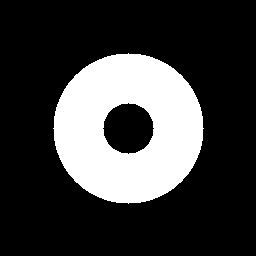
#> input picture 2-Image Processing techniques/img/circle.png, 256 x 256 px
$ jupyter execute 9-Contours.ipynb
#> lines starting #> are read from the running program, lines starting #| are printed output that depends on the picture; after the words box and inside, x2 and y2 are one past the last pixel; in counts of white or black regions, pixels touching at a corner belong together
## Contours

[cell 1]
import cv2
import matplotlib.pyplot as plt

img = cv2.imread("img/circle.png")
#> img is the input picture: shape (256, 256, 3); 24% white; 1 white region, box (x1, y1, x2, y2) and area: (53, 53, 204, 204) 15704

img_gray = cv2.cvtColor(img, cv2.COLOR_BGR2GRAY)
#> img_gray: shape (256, 256); 24% white; 1 white region

plt.figure()

# ret, thresh = cv2.threshold(img_gray, 127, 255, 0)
# contours, hierarchy = cv2.findContours(thresh, cv2.RETR_TREE, cv2.CHAIN_APPROX_SIMPLE)

contours, hierarchy = cv2.findContours(img_gray, cv2.RETR_TREE, cv2.CHAIN_APPROX_SIMPLE)
#> contours = 2 contours; box (x1, y1, x2, y2) and area: (53, 53, 204, 204) 17452, (102, 102, 155, 155) 2032
contours, hierarchy = cv2.findContours(img_gray, cv2.RETR_TREE, cv2.CHAIN_APPROX_NONE)

print(len(contours))
#| 2
print(len(contours[0]))
#| 424
print(len(contours[1]))
#| 144

cv2.drawContours(img, contours, -1, (0,255,0), 3)
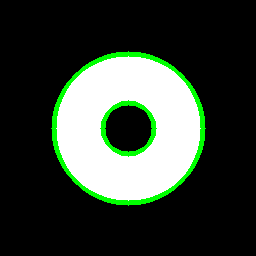
#> img: shape (256, 256, 3); 4.33% of pixels changed, all inside (x1, y1, x2, y2) = (51, 51, 206, 206)

plt.imshow(img, cmap='gray')

[cell 2]
import cv2
import numpy as np

image = cv2.imread('img/nature.jpg')
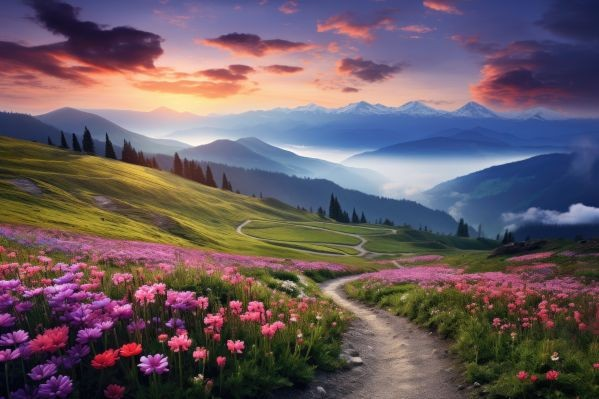
#> input picture 2-Image Processing techniques/img/nature.jpg, 599 x 399 px
#> image is the input picture: shape (399, 599, 3); mean B, G, R 97.7, 90.2, 104.9

gray = cv2.cvtColor(image, cv2.COLOR_BGR2GRAY)
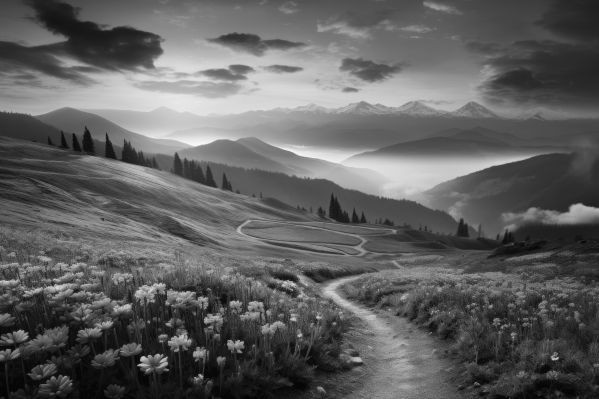
#> gray: shape (399, 599); min 1, max 253, mean 95.4

blurred = cv2.GaussianBlur(gray, (5, 5), 0)

edges = cv2.Canny(blurred, 50, 150)
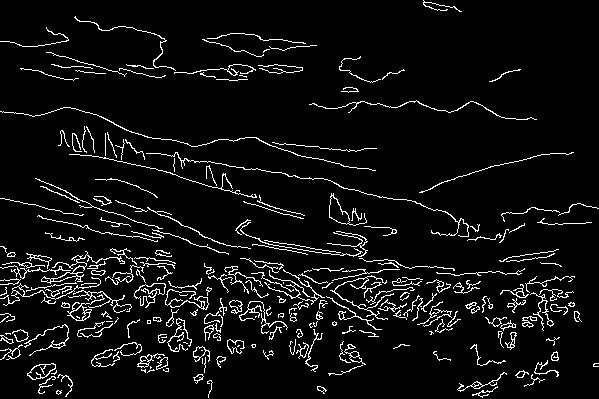
#> edges: shape (399, 599); 6.2% white in thin lines or dots

contours, _ = cv2.findContours(edges, cv2.RETR_EXTERNAL, cv2.CHAIN_APPROX_SIMPLE)
#> contours = 247 contours, 187 with area under 20; largest, box (x1, y1, x2, y2) and area: (134, 283, 166, 308) 376, (329, 193, 367, 226) 324, (27, 363, 56, 380) 278, (67, 294, 105, 321) 210, (41, 251, 125, 284) 186

cv2.drawContours(image, contours, -1, (0, 255, 0), 2)
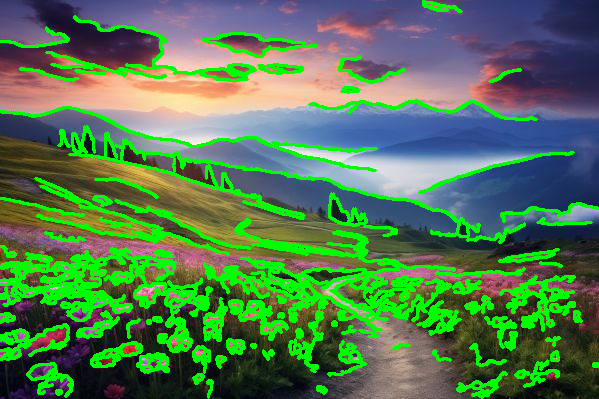
#> image: shape (399, 599, 3); 19.01% of pixels changed, all inside (x1, y1, x2, y2) = (0, 0, 599, 399)

cv2.imshow('Contornos', image)
cv2.waitKey(0)
cv2.destroyAllWindows()

[cell 3]
import cv2
import matplotlib.pyplot as plt
import numpy as np

# Lee la imagen
img = cv2.imread("img/apples.jpg")
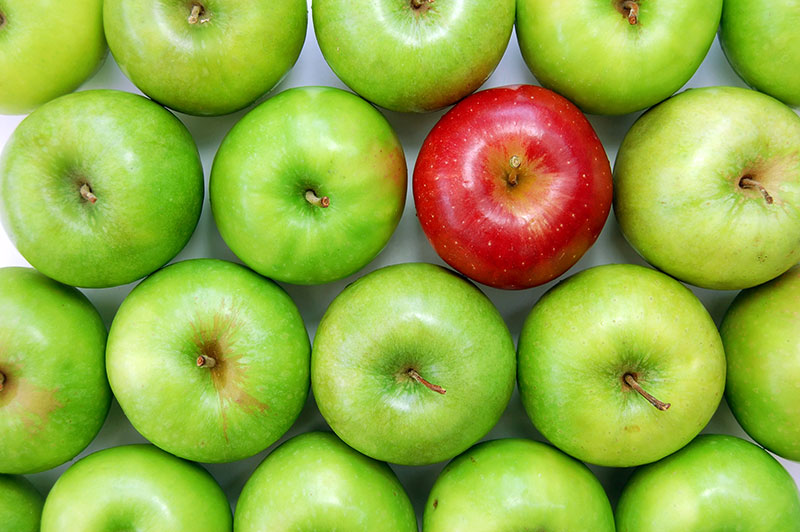
#> input picture 2-Image Processing techniques/img/apples.jpg, 800 x 532 px
#> img is the input picture: shape (532, 800, 3); mean B, G, R 67.3, 173.6, 148.8
img = cv2.cvtColor(img, cv2.COLOR_BGR2RGB)

# Convierte la imagen a HSV
hsv_img = cv2.cvtColor(img, cv2.COLOR_RGB2HSV)
#> hsv_img: shape (532, 800, 3); mean H, S, V 43.7, 168.2, 184

# Define los rangos de color para detectar el color rojo
lower_red1 = np.array([0, 70, 50])
upper_red1 = np.array([10, 255, 255])

lower_red2 = np.array([160, 50, 50])
upper_red2 = np.array([180, 255, 255])

# Crea máscaras para los rangos de color rojo
mask1 = cv2.inRange(hsv_img, lower_red1, upper_red1)
#> mask1: shape (532, 800); 4.1% white; 123 white regions (117 under 20 px), largest, box (x1, y1, x2, y2) and area: (412, 84, 613, 290) 16463, (446, 158, 466, 208) 326, (440, 92, 468, 107) 57, (467, 196, 483, 203) 38, (456, 211, 464, 219) 34, (488, 240, 492, 247) 22
mask2 = cv2.inRange(hsv_img, lower_red2, upper_red2)
#> mask2: shape (532, 800); 2.7% white; 63 white regions (59 under 20 px), largest, box (x1, y1, x2, y2) and area: (436, 93, 592, 267) 11400, (507, 84, 520, 88) 28, (546, 160, 552, 170) 25, (454, 115, 459, 122) 20

# Combina las dos máscaras
mask = cv2.bitwise_or(mask1, mask2)
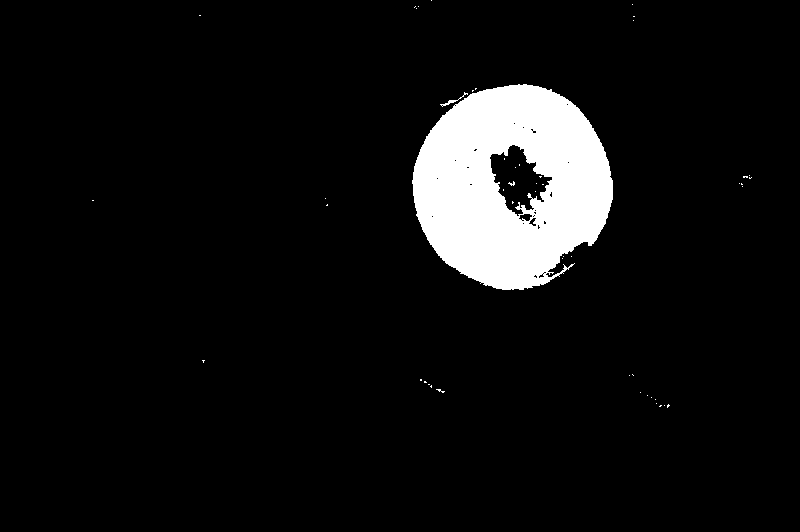
#> mask: shape (532, 800); 6.8% white; 50 white regions (48 under 20 px)

plt.imshow(mask, cmap="gray")
plt.figure()

# Encuentra los contornos en la máscara
contours, _ = cv2.findContours(mask, cv2.RETR_EXTERNAL, cv2.CHAIN_APPROX_SIMPLE)
#> contours = 40 contours, 38 with area under 20; largest, box (x1, y1, x2, y2) and area: (412, 84, 613, 290) 30931, (440, 92, 468, 107) 28

# Inicializa variables para el contorno más grande
max_area = 0
largest_contour = None

# Itera sobre los contornos para encontrar el más grande
for contour in contours:
    area = cv2.contourArea(contour)
    if area > max_area:
        max_area = area
        largest_contour = contour
#> this loop made 40 passes
#> (area, max_area) on passes 29, 32: (28.5, 28.5), (30931, 30931)
#> after the loop, largest_contour = contour of 414 points, box (x1, y1, x2, y2) (412, 84, 613, 290), area 30931; max_area = 30931

# Dibuja el rectángulo alrededor del contorno más grande
if largest_contour is not None:
    x, y, w, h = cv2.boundingRect(largest_contour)
#> x = 412; y = 84; w = 201; h = 206
    cv2.rectangle(img, (x, y), (x + w, y + h), (255, 0, 0), 2)  # Dibuja en azul
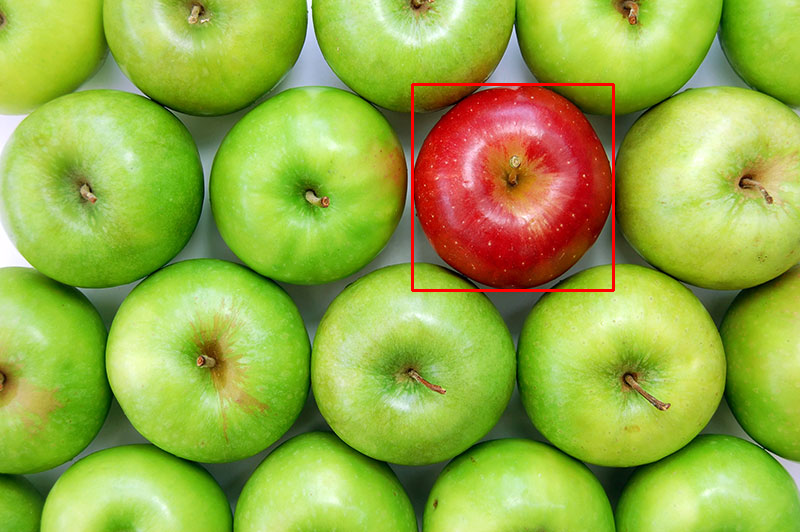
#> img: shape (532, 800, 3); mean R, G, B 149.6, 172.9, 67

# Muestra la imagen con el contorno más grande resaltado
plt.imshow(img)
plt.axis('off')  # Oculta los ejes
plt.show()

[cell 4]
import cv2
import numpy as np

cap = cv2.VideoCapture("img/Conveyor Belt Top Lights.mp4")

fps = cap.get(cv2.CAP_PROP_FPS)

w_f = int(cap.get(cv2.CAP_PROP_FRAME_WIDTH))
h_f = int(cap.get(cv2.CAP_PROP_FRAME_HEIGHT))

x_f= w_f // 2
y_f = h_f // 2

x = 0
w = w_f
y = h_f // 2
h = h_f // 4

color_ranges = {
    'red': ([0, 120, 70], [10, 255, 255]),     # Red
    'green': ([36, 25, 25], [70, 255, 255]),   # Green
    'blue': ([94, 80, 2], [126, 255, 255])     # Blue
}

color_info = {
    'red': ((50,50), (0,0,0)),     # Red
    'green': ((50,100), (0,0,0)),   # Green
    'blue': ((50,150), (0,0,0))     # Blue
}


def filter_contours_by_area(contours, min_area, max_area):
    filtered_contours = []
    for contour in contours:
        area = cv2.contourArea(contour)
        # print(area)
        if min_area < area < max_area:
            filtered_contours.append(contour)
    return filtered_contours


try:
    while True:
        ret, frame = cap.read()
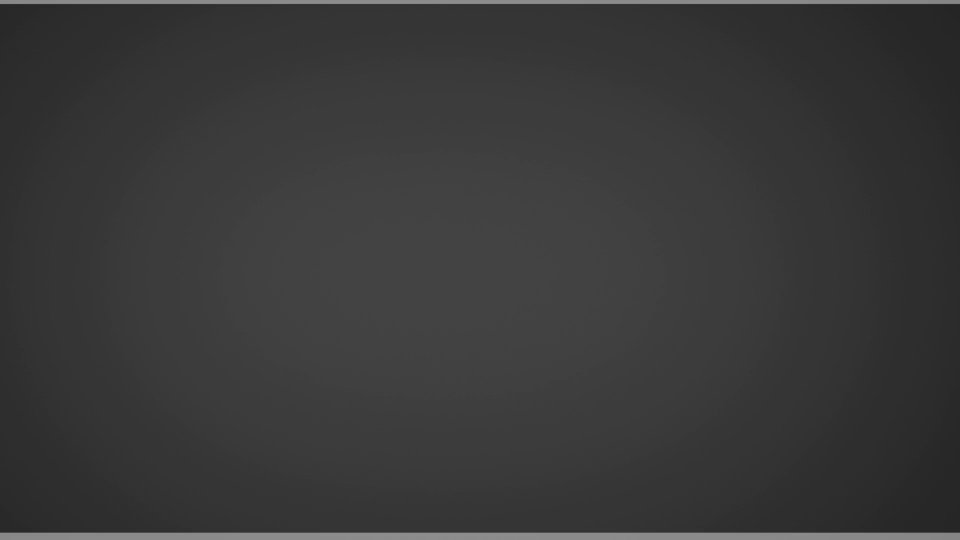
#> input picture frame 25 of 2-Image Processing techniques/img/Conveyor Belt Top Lights.mp4, 1920 x 1080 px (shown at 1/2 size)
#> frame is the input picture: shape (1080, 1920, 3); min 36, max 142, mean 57
        frame = cv2.resize(frame, (x_f,y_f))
#> frame: shape (540, 960, 3)

        if not ret:
            break

        hsv = cv2.cvtColor(frame, cv2.COLOR_BGR2HSV)
#> hsv: shape (540, 960, 3); mean H, S, V 0, 0, 57.1

        for color_name, (lower, upper) in color_ranges.items():
            lower = np.array(lower)
            upper = np.array(upper)
            mask = cv2.inRange(hsv, lower, upper)

            mask_blur = cv2.GaussianBlur(mask, (11, 11), 10)
            canny = cv2.Canny(mask_blur, 30, 150)

            kernel = np.ones((5,5), dtype=np.uint8)

            dilated = cv2.dilate(canny, (1, 1), iterations=10)
            closing = cv2.morphologyEx(dilated, cv2.MORPH_CLOSE, kernel)

            cnts, hierarchy = cv2.findContours(closing, cv2.RETR_EXTERNAL, cv2.CHAIN_APPROX_SIMPLE)
            cnts = filter_contours_by_area(cnts, min_area=100, max_area=10000)
            cv2.drawContours(frame, cnts, -1, (0, 255, 0), 2)

            cv2.imshow(f"{color_name} mask", dilated)

            cv2.putText(frame,
                        text=f"Color: {color_name} - Counts: {len(cnts)}",
                        org=color_info[color_name][0],
                        fontFace=cv2.FONT_HERSHEY_TRIPLEX,
                        fontScale=0.8,
                        color=color_info[color_name][1])
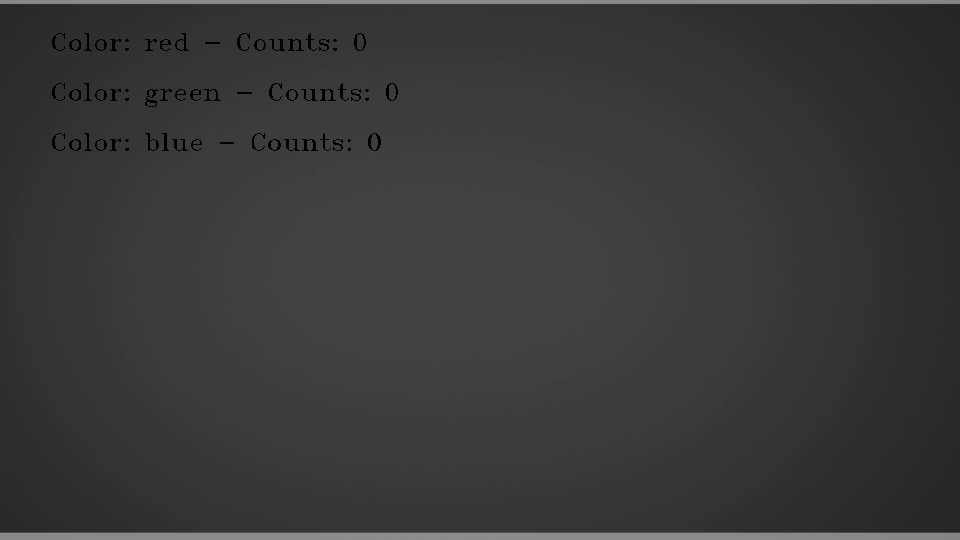
#> frame: shape (540, 960, 3); min 0, max 140, mean 56.7

        cv2.imshow("Frame", frame)


        k = cv2.waitKey(int(1000/(1 * fps)))
#> (key q is pressed here)

        if k == ord('q'):
            break

except Exception as error:
    print("SOME ERROR: ")
    print(error)

finally:
    cap.release()
    cv2.destroyAllWindows()
